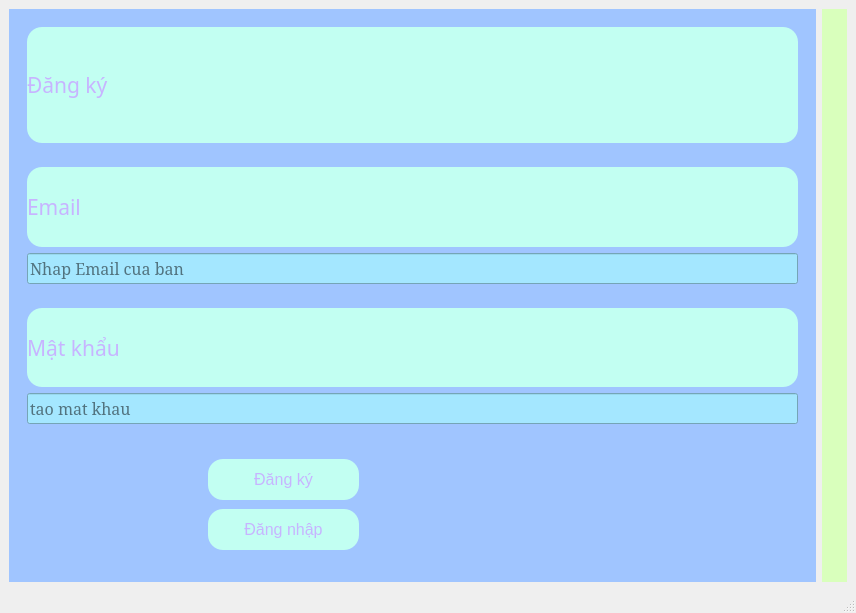
<?xml version="1.0" encoding="UTF-8"?>
<ui version="4.0">
 <class>MainWindow</class>
 <widget class="QMainWindow" name="MainWindow">
  <property name="geometry">
   <rect>
    <x>0</x>
    <y>0</y>
    <width>856</width>
    <height>613</height>
   </rect>
  </property>
  <property name="windowTitle">
   <string>MainWindow</string>
  </property>
  <widget class="QWidget" name="centralwidget">
   <layout class="QHBoxLayout" name="horizontalLayout">
    <item>
     <widget class="QWidget" name="widget" native="true">
      <property name="font">
       <font>
        <family>MS Serif</family>
        <pointsize>12</pointsize>
       </font>
      </property>
      <property name="styleSheet">
       <string notr="true">background-color :rgb(160, 197, 255);</string>
      </property>
      <layout class="QVBoxLayout" name="verticalLayout">
       <item>
        <widget class="QWidget" name="widget_3" native="true">
         <layout class="QVBoxLayout" name="verticalLayout_3">
          <item>
           <widget class="QLabel" name="label">
            <property name="font">
             <font>
              <family>Nirmala Text</family>
              <pointsize>16</pointsize>
             </font>
            </property>
            <property name="toolTip">
             <string>&lt;html&gt;&lt;head/&gt;&lt;body&gt;&lt;p align=&quot;center&quot;&gt;&lt;span style=&quot; font-size:12pt; font-weight:600; color:#aecbff;&quot;&gt;Đăng ký&lt;/span&gt;&lt;/p&gt;&lt;/body&gt;&lt;/html&gt;</string>
            </property>
            <property name="whatsThis">
             <string>&lt;html&gt;&lt;head/&gt;&lt;body&gt;&lt;p align=&quot;center&quot;&gt;&lt;span style=&quot; font-weight:600; color:#ff0000;&quot;&gt;Đăng Ký &lt;/span&gt;&lt;/p&gt;&lt;/body&gt;&lt;/html&gt;</string>
            </property>
            <property name="styleSheet">
             <string notr="true">background-color : rgb(194, 255, 242);
color :rgb(199, 180, 255);
border-radius: 15px;</string>
            </property>
            <property name="text">
             <string>Đăng ký</string>
            </property>
           </widget>
          </item>
         </layout>
        </widget>
       </item>
       <item>
        <widget class="QWidget" name="widget_4" native="true">
         <layout class="QVBoxLayout" name="verticalLayout_5">
          <item>
           <widget class="QLabel" name="label_3">
            <property name="font">
             <font>
              <family>Nirmala Text</family>
              <pointsize>16</pointsize>
             </font>
            </property>
            <property name="toolTip">
             <string>&lt;html&gt;&lt;head/&gt;&lt;body&gt;&lt;p align=&quot;center&quot;&gt;&lt;span style=&quot; font-size:12pt; font-weight:600; color:#aecbff;&quot;&gt;Đăng ký&lt;/span&gt;&lt;/p&gt;&lt;/body&gt;&lt;/html&gt;</string>
            </property>
            <property name="whatsThis">
             <string>&lt;html&gt;&lt;head/&gt;&lt;body&gt;&lt;p align=&quot;center&quot;&gt;&lt;span style=&quot; font-weight:600; color:#ff0000;&quot;&gt;Đăng Ký &lt;/span&gt;&lt;/p&gt;&lt;/body&gt;&lt;/html&gt;</string>
            </property>
            <property name="styleSheet">
             <string notr="true">background-color : rgb(194, 255, 242);
color :rgb(199, 180, 255);
border-radius: 15px;</string>
            </property>
            <property name="text">
             <string>Email</string>
            </property>
           </widget>
          </item>
          <item>
           <widget class="QLineEdit" name="lineEdit_3">
            <property name="styleSheet">
             <string notr="true">background-color : rgb(164, 231, 255)</string>
            </property>
            <property name="text">
             <string/>
            </property>
            <property name="echoMode">
             <enum>QLineEdit::Normal</enum>
            </property>
            <property name="placeholderText">
             <string>Nhap Email cua ban</string>
            </property>
           </widget>
          </item>
         </layout>
        </widget>
       </item>
       <item>
        <widget class="QWidget" name="widget_5" native="true">
         <layout class="QVBoxLayout" name="verticalLayout_4">
          <item>
           <widget class="QLabel" name="label_4">
            <property name="font">
             <font>
              <family>Nirmala Text</family>
              <pointsize>16</pointsize>
             </font>
            </property>
            <property name="toolTip">
             <string>&lt;html&gt;&lt;head/&gt;&lt;body&gt;&lt;p align=&quot;center&quot;&gt;&lt;span style=&quot; font-size:12pt; font-weight:600; color:#aecbff;&quot;&gt;Đăng ký&lt;/span&gt;&lt;/p&gt;&lt;/body&gt;&lt;/html&gt;</string>
            </property>
            <property name="whatsThis">
             <string>&lt;html&gt;&lt;head/&gt;&lt;body&gt;&lt;p align=&quot;center&quot;&gt;&lt;span style=&quot; font-weight:600; color:#ff0000;&quot;&gt;Đăng Ký &lt;/span&gt;&lt;/p&gt;&lt;/body&gt;&lt;/html&gt;</string>
            </property>
            <property name="styleSheet">
             <string notr="true">background-color : rgb(194, 255, 242);
color :rgb(199, 180, 255);
border-radius: 15px;</string>
            </property>
            <property name="text">
             <string>Mật khẩu</string>
            </property>
           </widget>
          </item>
          <item>
           <widget class="QLineEdit" name="lineEdit_4">
            <property name="styleSheet">
             <string notr="true">background-color : rgb(164, 231, 255)</string>
            </property>
            <property name="text">
             <string/>
            </property>
            <property name="echoMode">
             <enum>QLineEdit::Normal</enum>
            </property>
            <property name="placeholderText">
             <string>tao mat khau</string>
            </property>
           </widget>
          </item>
         </layout>
        </widget>
       </item>
       <item>
        <widget class="QWidget" name="widget_6" native="true">
         <widget class="QPushButton" name="pushButton">
          <property name="geometry">
           <rect>
            <x>190</x>
            <y>20</y>
            <width>151</width>
            <height>41</height>
           </rect>
          </property>
          <property name="font">
           <font>
            <pointsize>12</pointsize>
           </font>
          </property>
          <property name="styleSheet">
           <string notr="true">background-color : rgb(194, 255, 242);
color :rgb(199, 180, 255);
border-radius: 15px;</string>
          </property>
          <property name="text">
           <string>Đăng ký</string>
          </property>
         </widget>
         <widget class="QPushButton" name="btnLogin">
          <property name="geometry">
           <rect>
            <x>190</x>
            <y>70</y>
            <width>151</width>
            <height>41</height>
           </rect>
          </property>
          <property name="font">
           <font>
            <pointsize>12</pointsize>
           </font>
          </property>
          <property name="styleSheet">
           <string notr="true">background-color : rgb(194, 255, 242);
color :rgb(199, 180, 255);
border-radius: 15px;</string>
          </property>
          <property name="text">
           <string>Đăng nhập</string>
          </property>
         </widget>
        </widget>
       </item>
      </layout>
     </widget>
    </item>
    <item>
     <widget class="QWidget" name="widget_2" native="true">
      <property name="styleSheet">
       <string notr="true">background-color:rgb(217, 255, 188);</string>
      </property>
      <layout class="QVBoxLayout" name="verticalLayout_2">
       <item>
        <widget class="QLabel" name="label_2">
         <property name="contextMenuPolicy">
          <enum>Qt::ActionsContextMenu</enum>
         </property>
         <property name="text">
          <string/>
         </property>
         <property name="pixmap">
          <pixmap>C:/Users/PC/OneDrive/Pictures/Screenshots/Ảnh chụp màn hình 2025-11-13 220119.png</pixmap>
         </property>
        </widget>
       </item>
      </layout>
     </widget>
    </item>
   </layout>
  </widget>
  <widget class="QMenuBar" name="menubar">
   <property name="geometry">
    <rect>
     <x>0</x>
     <y>0</y>
     <width>856</width>
     <height>26</height>
    </rect>
   </property>
  </widget>
  <widget class="QStatusBar" name="statusbar"/>
 </widget>
 <resources/>
 <connections/>
</ui>
